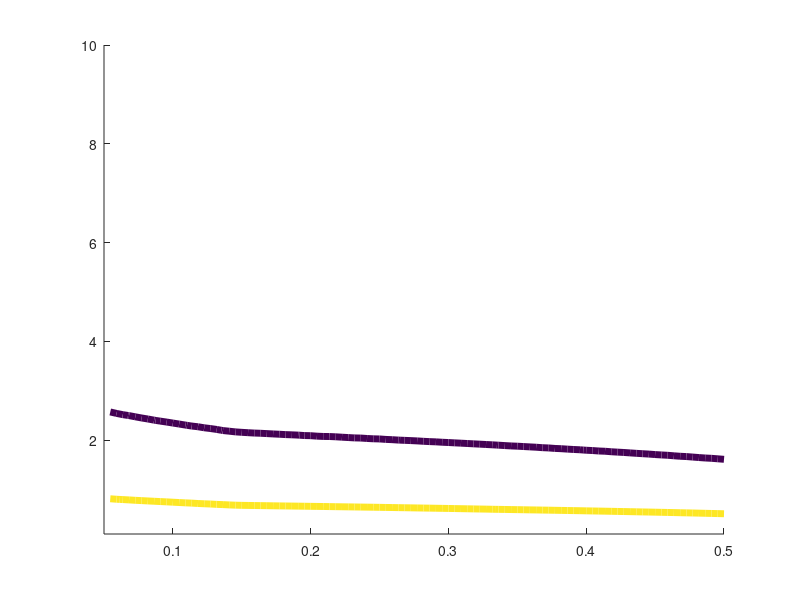

Source code (MATLAB): (Note: this script raises an error after producing the figure.)

close all;
clear all;


%% define colors here

C1 = [252,251,253;242,240,247;239,237,245;218,218,235;203,201,226;188,189,220;158,154,200;128,125,186;117,107,177;106,81,163;84,39,143;74,20,134;63,0,125];
C1 = C1/255;

Rd = [255,255,204;255,255,178;255,237,160;254,217,118;254,204,92;254,178,76;253,141,60;252,78,42;240,59,32;227,26,28;189,0,38;177,0,38;128,0,38];
Rd = Rd/255;

Bl = [247,251,255;239,243,255;222,235,247;198,219,239;189,215,231;158,202,225;107,174,214;66,146,198;49,130,189;33,113,181;8,81,156;8,69,148;8,48,107];
Bl = Bl/255;

Gr = [247,252,245;237,248,233;229,245,224;199,233,192;186,228,179;161,217,155;116,196,118;65,171,93;49,163,84;35,139,69;0,109,44;0,90,50;0,68,27];
Gr = Gr/255;


%% Dw = 0
figure; hold on;
lev = [0 0.5 ];
load('sym/DwZero/data/sym3p_T2R90theta005.mat','time','list_beta','list_v1')
[B1,hfigc] = contour(list_v1,list_beta,log10(time),lev);
set(hfigc,'LineWidth',5.0,'Color',Rd(4,:));

load('sym/DwZero/data/sym3p_T2R90theta01.mat','time','list_beta','list_v1')
[B1,hfigc] = contour(list_v1,list_beta,log10(time),lev);
set(hfigc,'LineWidth',5.0,'Color',Bl(4,:));

load('sym/DwZero/data/sym3p_T2R90theta015.mat','time','list_beta','list_v1')
[B1,hfigc] = contour(list_v1,list_beta,log10(time),lev);
set(hfigc,'LineWidth',5.0,'Color',Gr(4,:));


%% Intermediate Dw values here -- Dw = 1

load('sym/DwOne/T2R90sym3pDw1_theta005.mat','time','list_beta','list_v2')
[B1,hfigc] = contour(list_v2,list_beta,log10(time),lev);
set(hfigc,'LineWidth',5.0,'Color',Rd(7,:));
% clabel(B1,hfigc,'FontSize',20);

load('sym/DwOne/T2R90sym3pDw1_theta01.mat','time','list_beta','list_v2')
[B1,hfigc] = contour(list_v2,list_beta,log10(time),lev);
set(hfigc,'LineWidth',5.0,'Color',Bl(7,:));
% clabel(B1,hfigc,'FontSize',20);

load('sym/DwOne/T2R90sym3pDw1_theta015.mat','time','list_beta','list_v2')
[B1,hfigc] = contour(list_v2,list_beta,log10(time),lev);
set(hfigc,'LineWidth',5.0,'Color',Gr(7,:));
% clabel(B1,hfigc,'FontSize',20);

%% Dw Infinity

load('sym/DwInfinite/data/DwInfsym3pT2R90_theta005.mat','time','list_beta','list_v1')
[B1,hfigc] = contour(list_v1,list_beta,log10(time),lev);
set(hfigc,'LineWidth',5.0,'Color',Rd(10,:));

load('sym/DwInfinite/data/DwInfsym3pT2R90_theta01.mat','time','list_beta','list_v1')
[B1,hfigc] = contour(list_v1,list_beta,log10(time),lev);
set(hfigc,'LineWidth',5.0,'Color',Bl(10,:));

load('sym/DwInfinite/data/DwInfsym3pT2R90_theta015.mat','time','list_beta','list_v1')
[B1,hfigc] = contour(list_v1,list_beta,log10(time),lev);
set(hfigc,'LineWidth',5.0,'Color',Gr(10,:));
set(gca,'fontsize',30); ylim([0 5])
xlabel('$v_1(0)$','fontsize',25,'interpreter','latex');
ylabel('$\beta$','fontsize',25,'interpreter','latex');
ax1 = gca;  % Store handle to axes 1.
% Create smaller axes in top right, and plot on it
% Store handle to axes 2 in ax2.
ax2 = axes('Position',[.7 .7 .2 .2])
box on;
load('sym/DwZero/data/sym3p_T2R90theta01.mat','time','list_beta','list_v1')
colormap(hot);
pcolor(list_v1,list_beta,log10(time)); shading flat;
h=colorbar;
set(get(h,'title'),'string','$\log_{10}(T_{90})$','interpreter','latex');





